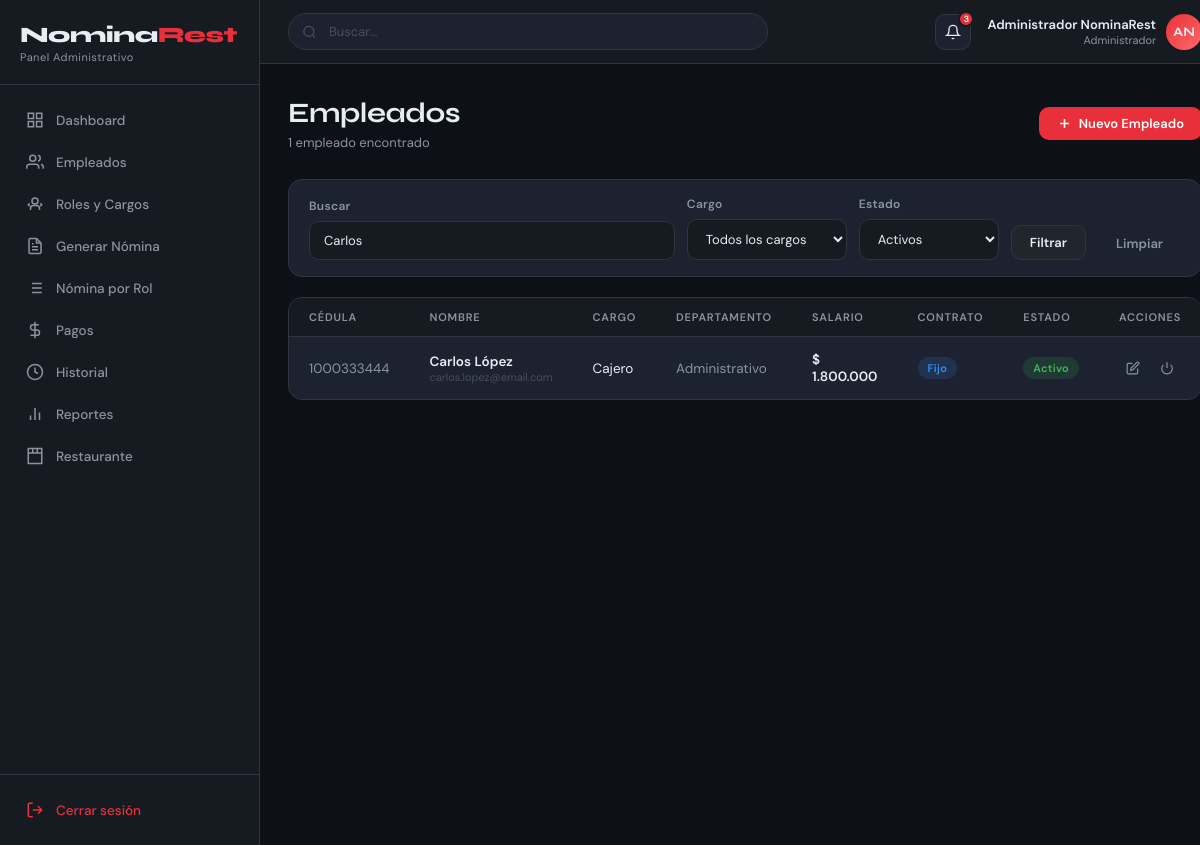
Screenshot of /modules/empleados/lista.php?buscar=Carlos (signed in) with the database file from the repository.
### tables this page shows
CREATE TABLE empleados (
    id INT AUTO_INCREMENT PRIMARY KEY,
    cedula VARCHAR(20) NOT NULL UNIQUE,
    nombres VARCHAR(100) NOT NULL,
    apellidos VARCHAR(100) NOT NULL,
    email VARCHAR(150),
    telefono VARCHAR(20),
    cargo_id INT NOT NULL,
    fecha_ingreso DATE NOT NULL,
    salario DECIMAL(15,2) NOT NULL,
    tipo_contrato ENUM('indefinido','fijo','temporal','obra') DEFAULT 'indefinido',
    cuenta_bancaria VARCHAR(50),
    banco VARCHAR(100),
    activo TINYINT(1) DEFAULT 1,
    created_at TIMESTAMP DEFAULT CURRENT_TIMESTAMP,
    FOREIGN KEY (cargo_id) REFERENCES cargos(id)
);

CREATE TABLE cargos (
    id INT AUTO_INCREMENT PRIMARY KEY,
    nombre VARCHAR(100) NOT NULL,
    descripcion TEXT,
    salario_base DECIMAL(15,2) NOT NULL DEFAULT 0,
    departamento VARCHAR(100),
    activo TINYINT(1) DEFAULT 1,
    created_at TIMESTAMP DEFAULT CURRENT_TIMESTAMP
);

### includes/auth.php (called while the page is built, shortened)
<?php
function formatCOP($valor) {
    return '$ ' . number_format($valor, 0, ',', '.');
}

### modules/empleados/lista.php (the view, shortened to what this page needs)
<?php
require_once __DIR__ . '/../../includes/auth.php';
$db = getDB();
$buscar  = trim($_GET['buscar'] ?? '');
$filtroE = $_GET['estado'] ?? 'activo';
$where = ['1=1'];
$params = [];
if ($buscar) {
    $where[] = "(e.nombres LIKE ? OR e.apellidos LIKE ? OR e.cedula LIKE ?)";
    $params = array_merge($params, ["%$buscar%", "%$buscar%", "%$buscar%"]);
}
if ($filtroE === 'activo')   { $where[] = "e.activo = 1"; }
$sql = "SELECT e.*, c.nombre as cargo_nombre, c.departamento
        FROM empleados e
        JOIN cargos c ON e.cargo_id = c.id
        WHERE " . implode(' AND ', $where) . "
        ORDER BY e.nombres, e.apellidos";
$stmt = $db->prepare($sql);
$stmt->execute($params);
$empleados = $stmt->fetchAll();
include __DIR__ . '/../../includes/header.php';
?>
<div class="page-header" style="display:flex;align-items:center;justify-content:space-between;flex-wrap:wrap;gap:12px">
  <div>
    <h1 class="page-title">Empleados</h1>
    <p class="page-subtitle"><?= count($empleados) ?> empleado<?= count($empleados) !== 1 ? 's' : '' ?> encontrado<?= count($empleados) !== 1 ? 's' : '' ?></p>
  </div>
  <button class="btn btn-primary" onclick="abrirModalCrear()">
    <svg width="15" height="15" viewBox="0 0 24 24" fill="none" stroke="currentColor" stroke-width="2.5"><line x1="12" y1="5" x2="12" y2="19"/><line x1="5" y1="12" x2="19" y2="12"/></svg>
    Nuevo Empleado
  </button>
</div>
<div class="card mb-16" style="margin-bottom:20px">
  <div class="card-body" style="padding:16px 20px">
    <form method="GET" style="display:flex;gap:12px;flex-wrap:wrap;align-items:flex-end">
      <div class="form-group" style="margin:0;flex:1;min-width:200px">
        <label class="form-label">Buscar</label>
        <input type="text" name="buscar" class="form-control" placeholder="Nombre, apellido o cédula..." value="<?= htmlspecialchars($buscar) ?>">
      </div>
      <div class="form-group" style="margin:0;min-width:160px">
        <label class="form-label">Cargo</label>
        <select name="cargo" class="form-control">
          <option value="">Todos los cargos</option>
        </select>
      </div>
      <div class="form-group" style="margin:0;min-width:140px">
        <label class="form-label">Estado</label>
        <select name="estado" class="form-control">
          <option value="activo"  <?= $filtroE === 'activo'   ? 'selected' : '' ?>>Activos</option>
        </select>
      </div>
      <button type="submit" class="btn btn-secondary">Filtrar</button>
      <a href="?" class="btn btn-ghost">Limpiar</a>
    </form>
  </div>
</div>
<div class="card">
  <div class="card-body table-wrap">
    <?php if (empty($empleados)): ?>
      <div class="empty-state">
        <svg viewBox="0 0 24 24" fill="none" stroke="currentColor" stroke-width="1.5"><path d="M17 21v-2a4 4 0 0 0-4-4H5a4 4 0 0 0-4 4v2"/><circle cx="9" cy="7" r="4"/></svg>
        <p>No se encontraron empleados</p>
      </div>
    <?php else: ?>
    <table>
      <thead>
        <tr>
          <th>Cédula</th>
          <th>Nombre</th>
          <th>Cargo</th>
          <th>Departamento</th>
          <th>Salario</th>
          <th>Contrato</th>
          <th>Estado</th>
          <th style="text-align:center">Acciones</th>
        </tr>
      </thead>
      <tbody>
        <?php foreach ($empleados as $e): ?>
        <tr>
          <td class="text-muted"><?= htmlspecialchars($e['cedula']) ?></td>
          <td>
            <div class="fw-600"><?= htmlspecialchars($e['nombres'] . ' ' . $e['apellidos']) ?></div>
            <?php if ($e['email']): ?>
            <div style="font-size:11px;color:var(--text-muted)"><?= htmlspecialchars($e['email']) ?></div>
            <?php endif; ?>
          </td>
          <td><?= htmlspecialchars($e['cargo_nombre']) ?></td>
          <td class="text-muted"><?= htmlspecialchars($e['departamento']) ?></td>
          <td class="fw-600"><?= formatCOP($e['salario']) ?></td>
          <td>
            <?php $contratos = ['indefinido'=>'Indefinido','fijo'=>'Fijo','temporal'=>'Temporal','obra'=>'Por obra']; ?>
            <span class="badge badge-blue"><?= $contratos[$e['tipo_contrato']] ?? $e['tipo_contrato'] ?></span>
          </td>
          <td>
            <span class="badge <?= $e['activo'] ? 'badge-green' : 'badge-red' ?>">
              <?= $e['activo'] ? 'Activo' : 'Inactivo' ?>
            </span>
          </td>
          <td style="text-align:center">
            <div style="display:flex;gap:6px;justify-content:center">
              <button class="btn btn-ghost btn-icon btn-sm" title="Editar" onclick="editarEmpleado(<?= $e['id'] ?>)">
                <svg width="14" height="14" viewBox="0 0 24 24" fill="none" stroke="currentColor" stroke-width="2"><path d="M11 4H4a2 2 0 0 0-2 2v14a2 2 0 0 0 2 2h14a2 2 0 0 0 2-2v-7"/><path d="M18.5 2.5a2.121 2.121 0 0 1 3 3L12 15l-4 1 1-4 9.5-9.5z"/></svg>
              </button>
              <button class="btn btn-ghost btn-icon btn-sm" title="<?= $e['activo'] ? 'Desactivar' : 'Activar' ?>" onclick="toggleEstado(<?= $e['id'] ?>, <?= $e['activo'] ?>)">
                <svg width="14" height="14" viewBox="0 0 24 24" fill="none" stroke="currentColor" stroke-width="2"><path d="M18.36 6.64a9 9 0 1 1-12.73 0"/><line x1="12" y1="2" x2="12" y2="12"/></svg>
              </button>
            </div>
          </td>
        </tr>
        <?php endforeach; ?>
      </tbody>
    </table>
    <?php endif; ?>
  </div>
</div>
<?php include __DIR__ . '/../../includes/footer.php'; ?>

### assets/css/app.css (style rules this page uses)
:root { --bg-primary: #0d1117; --bg-secondary: #161b22; --bg-card: #1c2230; --bg-hover: #21262d; --border: #30363d; --border-light: #21262d; --text-primary: #e6edf3; --text-secondary:#8b949e; --text-muted: #484f58; --accent-red: #e8303a; --accent-red-dim:#c0272f; --accent-green: #3fb950; --accent-yellow: #d29922; --accent-blue: #388bfd; --accent-purple: #bc8cff; --sidebar-w: 260px; --header-h: 64px; --radius-sm: 6px; --radius-md: 10px; --radius-lg: 14px; --shadow-card: 0 4px 20px rgba(0,0,0,0.4); --shadow-hover: 0 8px 30px rgba(0,0,0,0.5); }
*, *::before, *::after { box-sizing: border-box; margin: 0; padding: 0; }
html { font-size: 14px; scroll-behavior: smooth; }
body { font-family: 'DM Sans', sans-serif; background: var(--bg-primary); color: var(--text-primary); min-height: 100vh; overflow-x: hidden; }
.page-header { margin-bottom: 28px; }
.page-title { font-family: 'Syne', sans-serif; font-size: 28px; font-weight: 700; letter-spacing: -0.5px; }
.page-subtitle { color: var(--text-secondary); font-size: 13px; margin-top: 4px; }
.card { background: var(--bg-card); border: 1px solid var(--border); border-radius: var(--radius-lg); overflow: hidden; }
.card-body { padding: 0; }
.table-wrap { overflow-x: auto; }
table { width: 100%; border-collapse: collapse; }
thead th { padding: 12px 20px; text-align: left; font-size: 11px; font-weight: 600; text-transform: uppercase; letter-spacing: 0.8px; color: var(--text-secondary); border-bottom: 1px solid var(--border); background: var(--bg-secondary); }
tbody td { padding: 14px 20px; font-size: 13.5px; border-bottom: 1px solid var(--border-light); color: var(--text-primary); }
tbody tr:last-child td { border-bottom: none; }
.badge { display: inline-flex; align-items: center; padding: 4px 10px; border-radius: 50px; font-size: 11px; font-weight: 600; letter-spacing: 0.3px; }
.badge-green { background: rgba(63,185,80,0.15); color: var(--accent-green); }
.badge-blue { background: rgba(56,139,253,0.15); color: var(--accent-blue); }
.btn { display: inline-flex; align-items: center; gap: 7px; padding: 8px 18px; border-radius: var(--radius-md); font-size: 13px; font-weight: 600; font-family: 'DM Sans', sans-serif; cursor: pointer; transition: all 0.18s ease; text-decoration: none; border: none; outline: none; }
.btn-primary { background: var(--accent-red); color: #fff; }
.btn-secondary { background: var(--bg-hover); color: var(--text-primary); border: 1px solid var(--border); }
.btn-ghost { background: transparent; color: var(--text-secondary); }
.btn-sm { padding: 6px 12px; font-size: 12px; }
.btn-icon { padding: 7px; border-radius: var(--radius-sm); }
.form-group { margin-bottom: 18px; }
.form-label { display: block; font-size: 12px; font-weight: 600; letter-spacing: 0.3px; color: var(--text-secondary); margin-bottom: 7px; }
.form-control { width: 100%; background: var(--bg-secondary); border: 1px solid var(--border); border-radius: var(--radius-md); padding: 10px 14px; color: var(--text-primary); font-size: 13px; font-family: 'DM Sans', sans-serif; outline: none; transition: border-color 0.2s; }
.form-control::placeholder { color: var(--text-muted); }
select.form-control { cursor: pointer; }
.text-muted { color: var(--text-secondary); }
.fw-600 { font-weight: 600; }
.mb-16 { margin-bottom: 16px; }

### rows the page displays
empleados: cedula "1000333444", nombres+apellidos "Carlos López", email "carlos.lopez@email.com", cargo.nombre "Cajero", cargo.departamento "Administrativo", salario "$ 1.800.000", tipo_contrato "Fijo", activo "Activo"

### other values shown
$userName "Administrador NominaRest"
$userRole "Administrador"
$initials "AN"
count($empleados) "1"
